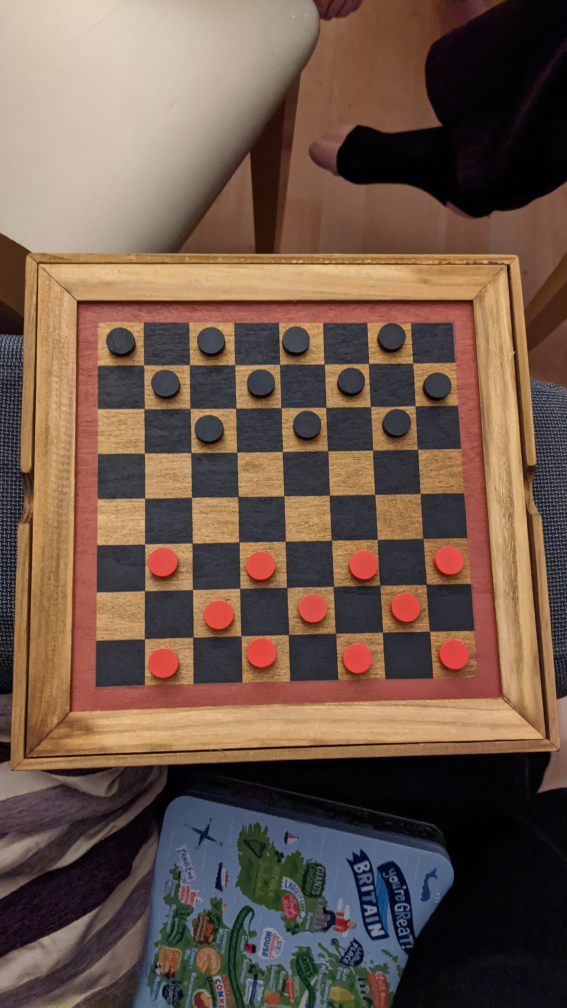
#> input picture imgs/cntrs.jpg, 2268 x 4032 px (shown at 1/4 size)
$ jupyter execute checkers.ipynb
#> lines starting #> are read from the running program, lines starting #| are printed output that depends on the picture; after the words box and inside, x2 and y2 are one past the last pixel; in counts of white or black regions, pixels touching at a corner belong together
[cell 1]
import cv2
import numpy as np
from poly_point_isect import isect_segments

[cell 2]
img = cv2.imread('imgs/cntrs.jpg')
#> img is the input picture: shape (4032, 2268, 3); mean B, G, R 74, 87.4, 110.3
img = cv2.resize(img, (0,0), fx=0.2, fy=0.2, interpolation=cv2.INTER_NEAREST)
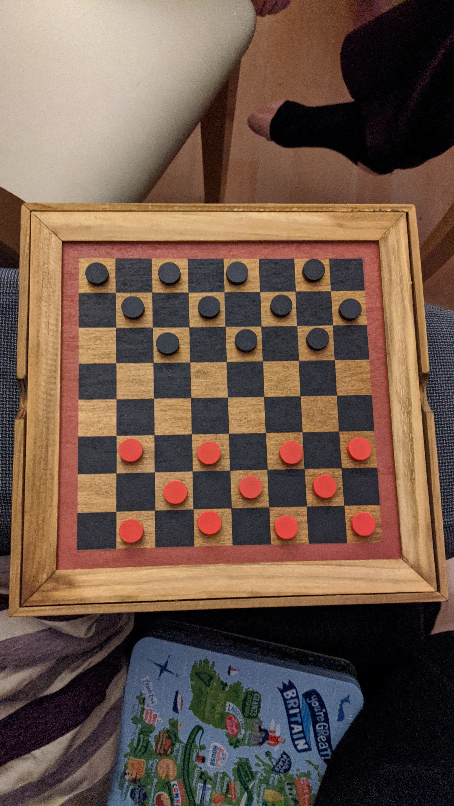
#> img: shape (806, 454, 3); mean B, G, R 74, 87.5, 110.3
gray = cv2.cvtColor(img,cv2.COLOR_BGR2GRAY)
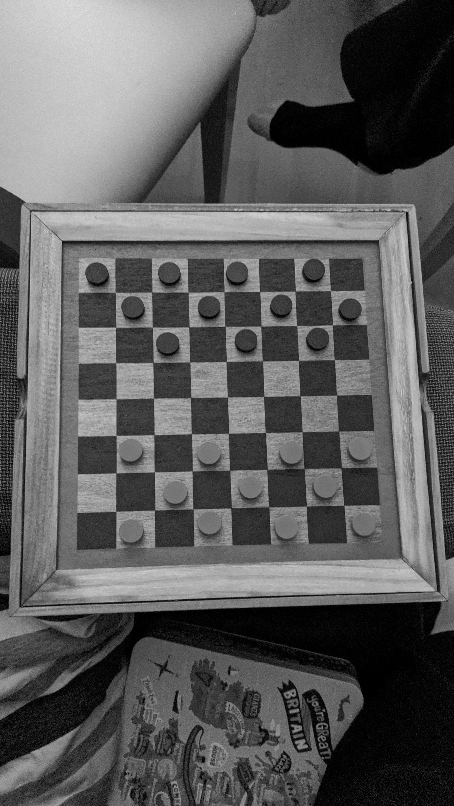
#> gray: shape (806, 454); min 0, max 225, mean 92.7

### Find corners

[cell 3]
brd_image = np.copy(img)
ret, c = cv2.findChessboardCorners(img, (7,7), flags=cv2.CALIB_CB_ADAPTIVE_THRESH)
#> ret = True; c = 49 rows, first 8: [343.6, 505.2], [306.3, 506.1], [268.5, 506.6], [230.7, 507.9], [193, 508.8], [154.5, 510.2], [115.8, 511.4], [341.2, 467.7]
# j = cv2.drawChessboardCorners(brd_image, (7,7), c, ret)
corners = np.reshape(c, (7, 7, 2))

[cell 4]
extrap = np.zeros_like(corners, shape=(7, 9, 2))

for row in range(7):
    pre = corners[row][0] + corners[row][0] - corners[row][1]
    pro = corners[row][6] + corners[row][6] - corners[row][5]
    temp = np.insert(corners[row], 0, pre, axis=0)
    extrap[row] = np.insert(temp, 8, pro, axis=0)
#> this loop made 7 passes
#> (pre, pro) on passes 1 to 7: ([380.9, 504.3], [76.98, 512.6]), ([378, 466.6], [77.17, 474]), ([374.7, 429.9], [77.88, 436.2]), ([373.1, 394.1], [78.81, 399.7]), ([370.4, 358.9], [78.03, 362.8]), ([368.4, 324.2], [79.18, 327.5]), ([365.6, 290.4], [79.2, 292.9])

pre = extrap[0] + extrap[0] - extrap[1]
#> pre = [[383.8, 542], [346, 542.8], [308.2, 543.6], [269.8, 543.6], [231.9, 545.5], [193.7, 546.9], [154.6, 548.8], [115.7, 550], [76.78, 551.2]]
pro = extrap[6] + extrap[6] - extrap[5]
#> pro = [[362.7, 256.6], [328.5, 256.5], [294.2, 256.5], [258.5, 256.8], [222.7, 257.3], [187.9, 257.9], [150.6, 256.6], [114.9, 257.4], [79.23, 258.2]]
temp = np.reshape(np.insert(extrap, 0, pre, axis=0), (8, 9, 2))
squares = np.reshape(np.insert(temp, 8, pro, axis=0), (9, 9, 2))

[cell 5]
for row in squares:
    for x, y in row:
        cv2.circle(brd_image, (int(x), int(y)), 2, (0, 255, 0), 4)
#> this loop made 9 passes
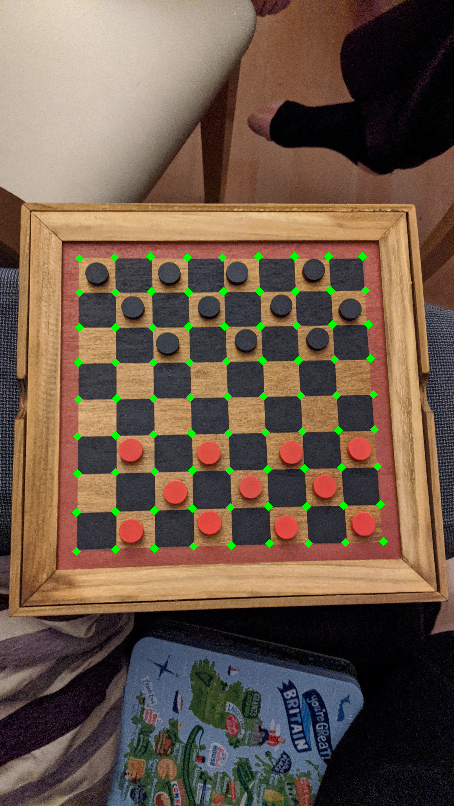
#> brd_image: shape (806, 454, 3); 0.91% of pixels changed, all inside (x1, y1, x2, y2) = (72, 252, 388, 556)

### Find Counters

[cell 6]
for i in range(8):
    for j in range(8):
        x, y = (squares[i][j] + squares[i+1][j] + squares[i][j+1] + squares[i+1][j+1]) / 4
        x = int(x)
        y = int(y)

        if img[y, x][2] > 205:
            cv2.circle(brd_image, (x, y), 20, (255, 0, 0), 2)
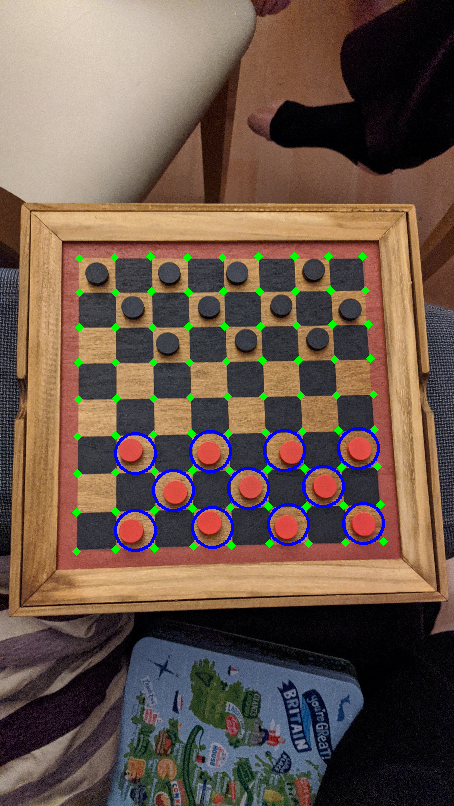
#> brd_image: shape (806, 454, 3); 1.15% of pixels changed, all inside (x1, y1, x2, y2) = (114, 427, 385, 552)
